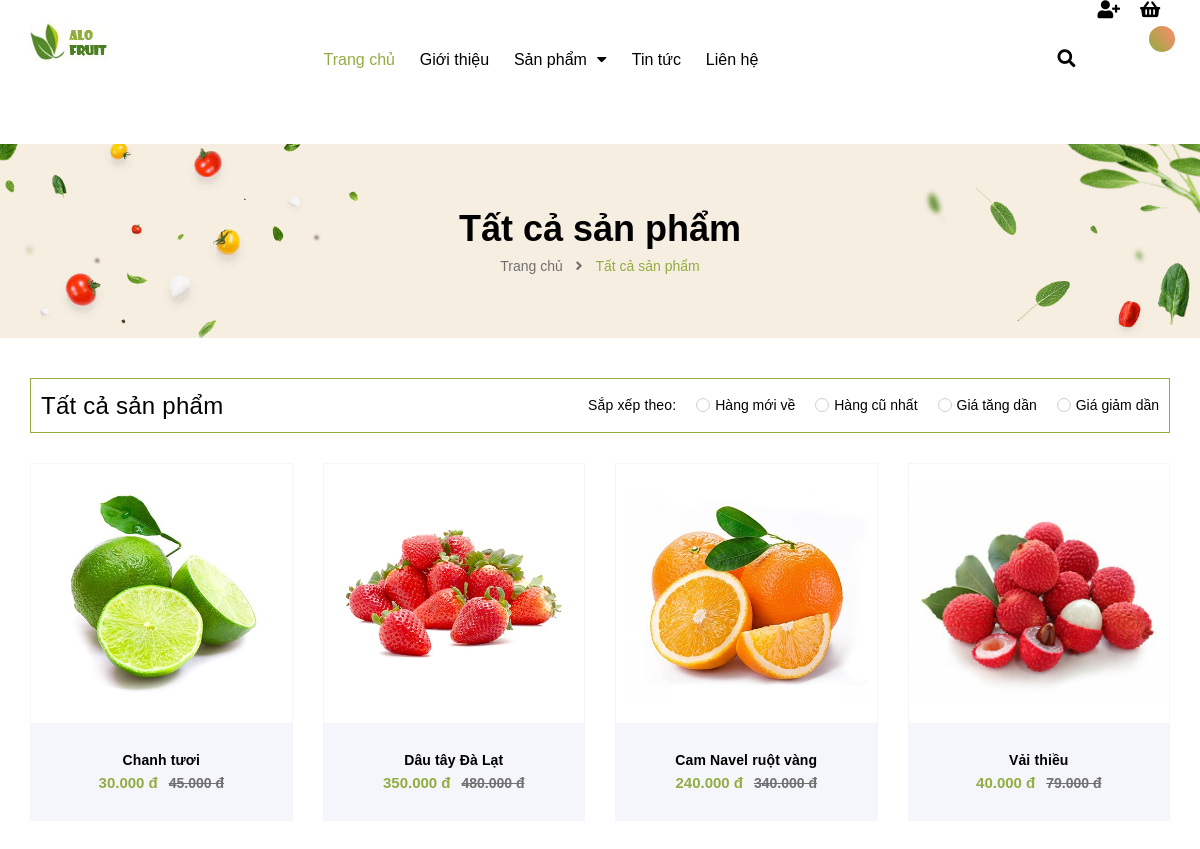
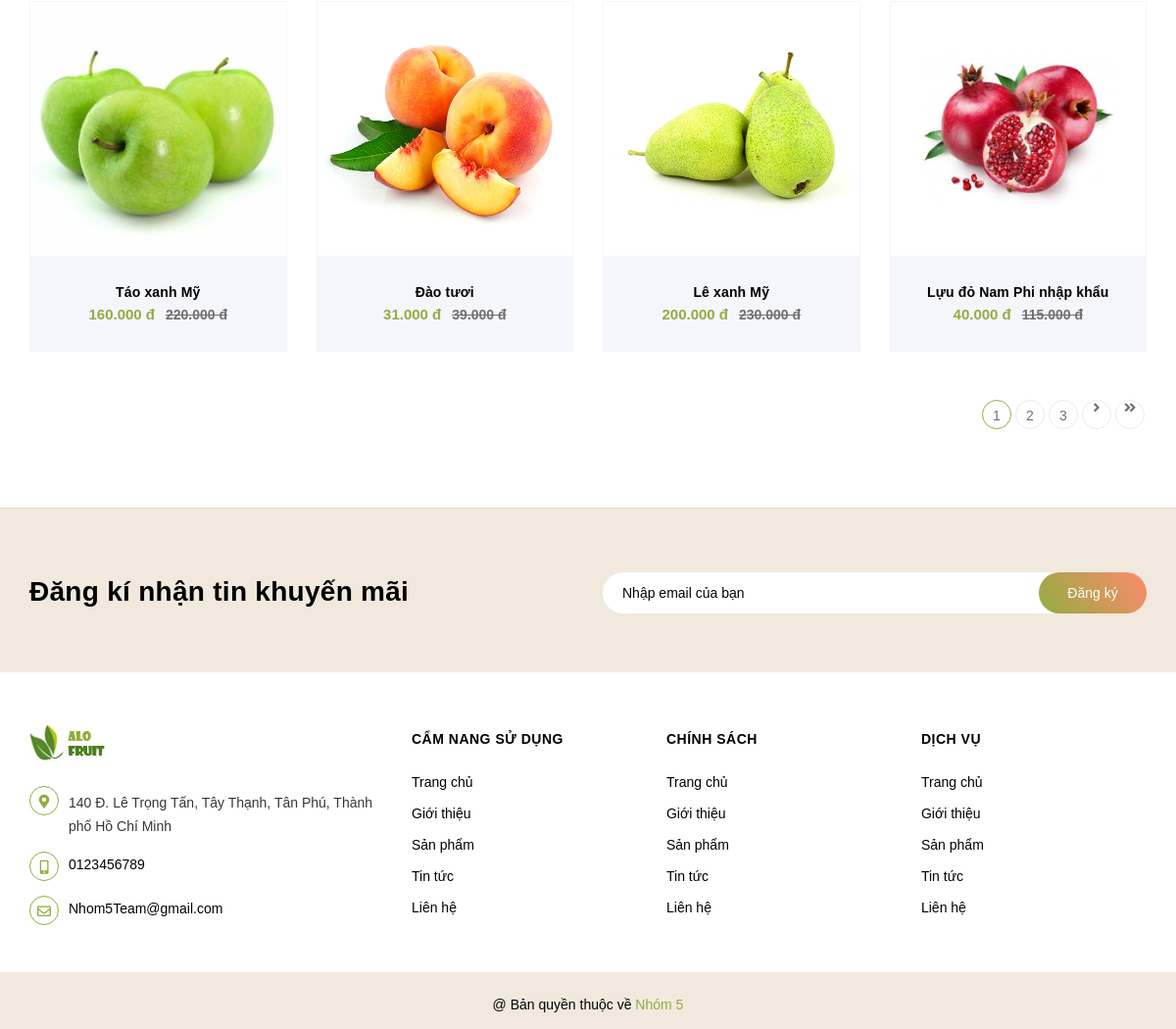
The page /DSSanPham/ on the database its author committed (2 pictures, top to bottom).
### Home/models.py (models this page shows, shortened)
class SanPham(models.Model):
    MaSP = models.AutoField(primary_key=True)
    TenSP = models.CharField(max_length=255)
    NguonGoc = models.TextField()
    MoTa = models.TextField()
    GiaCu = models.DecimalField(max_digits=10, decimal_places=2)
    GiaMoi = models.DecimalField(max_digits=10, decimal_places=2)
    Anh = models.ImageField(upload_to='')
    Anh1 = models.ImageField(upload_to='')
    NgayNhap = models.DateField()
    MaLoai = models.ForeignKey('LoaiSanPham', on_delete=models.CASCADE)

### Home/views.py (the view)
# urls.py: path('DSSanPham/', views.DSSanPham, name='SanPham'),
def DSSanPham(request):
    keyword = request.POST.get("keyword", "")
    sort = request.GET.get('sort', '')
    if keyword:
        product_list = SanPham.objects.filter(TenSP__icontains=keyword)
        ten_loai = "Tìm kiếm cho " + keyword
        ma_loai = None
    else:
        ma_loai = request.GET.get('loai')
        if ma_loai:
            loai_sp = LoaiSanPham.objects.get(MaLoaiSP=ma_loai)
            product_list = SanPham.objects.filter(MaLoai=ma_loai)
            ten_loai = loai_sp.TenLoaiSP
        else:
            product_list = SanPham.objects.all()
            ten_loai = "Tất cả sản phẩm"
    if sort == 'NgayCu':
        product_list = product_list.order_by('-NgayNhap')
        ten_loai = "Hàng cũ nhất"
    elif sort == 'NgayMoi':
        product_list = product_list.order_by('NgayNhap')
        ten_loai = "Hàng mới nhất"
    elif sort == 'GiaTang':
        product_list = product_list.order_by('GiaMoi')
        ten_loai = "Giá tăng dần"
    elif sort == 'GiaGiam':
        product_list = product_list.order_by('-GiaMoi')
        ten_loai = "Giá giảm dần"
    paginator = Paginator(product_list, 8)
    page_number = request.GET.get('page')
    page_obj = paginator.get_page(page_number)
    loai_san_pham_list = LoaiSanPham.objects.all()
    return render(request, 'page/DSSanPham.html', {
        'dsSanPham': page_obj,
        'ten_loai': ten_loai,
        'ma_loai': ma_loai,
        'sort':sort,
        'loai_san_pham_list': loai_san_pham_list,
    })

### Home/templates/page/DSSanPham.html (shortened to what this page needs)
﻿<!DOCTYPE html>
<html lang="en" xmlns="http://www.w3.org/1999/xhtml">
<head>
    {% extends "pages/layout.html" %}
    {% load static %}
    {% block content %}
    <div class="breadcrumb_background margin-bottom-40">
        <div class="title_full">
            <div class="container a-center">
                <p class="title_page">{{ten_loai}}</p>
            </div>
        </div>
        <section class="bread-crumb">
            <div class="container">
                <div class="row">
                    <div class="col-xs-12 a-center">
                        <ul class="breadcrumb">
                            <li class="home">
                                <a href="/"><span>Trang chủ</span></a>
                                <span class="mr_lr">&nbsp;<i class="fa fa-angle-right"></i>&nbsp;</span>
                            </li>
                            <li><strong><span> {{ten_loai}}</span></strong></li>
                        </ul>
                    </div>
                </div>
            </div>
        </section>
    </div>
    <div class="container">
        <div class="row">
            <div class="bg_collection collection_2">
                <div class="main_container col-lg-12 padding-col-left-0">
                    <div class="category-products products f-left w_100">
                        <div class="sortPagiBar">
                            <div class="row">
                                <div class="col-xs-12 col-sm-12 col-md-4 col-lg-3">
                                    <div class="box-heading relative">
                                        <h1 class="title-head margin-top-0">Tất cả sản phẩm</h1>
                                    </div>
                                </div>
                                <div class="col-xs-12 col-sm-12 col-md-8 col-lg-9">
                                    <div class="bg-white sort-cate clearfix">
                                        <div class="sort-cate-left hidden-xs">
                                            <h3>Sắp xếp theo:</h3>
                                            <ul class="sort-options">
                                                <li class="btn-quick-sort position-desc">
                                                    <a href="?sort=NgayMoi"><i></i>Hàng mới về</a>
                                                </li>
                                                <li class="btn-quick-sort position-asc">
                                                    <a href="?sort=NgayCu"><i></i>Hàng cũ nhất</a>
                                                </li>
                                                <li class="btn-quick-sort price-asc">
                                                    <a href="?sort=GiaTang"><i></i>Giá tăng dần</a>
                                                </li>
                                                <li class="btn-quick-sort price-desc">
                                                    <a href="?sort=GiaGiam"><i></i>Giá giảm dần</a>
                                                </li>
                                            </ul>
                                        </div>
                                    </div>
                                </div>
                            </div>
                        </div>
                        <section class="products-view products-view-grid">
                            <div class="row">
                                {% for product in dsSanPham %}
                                <div class="col-xs-6 col-sm-4 col-md-3 col-lg-3">
                                    <div class="product-box-h product-base">
                                        <div class="product-thumbnail">
                                            <a class="image_link display_flex" href="{% url 'UserMember:chiTietSP' product_id=product.MaSP %}" title="{{ product.TenSP }}">
                                                <img class="lazyload" src="{% static product.Anh %}" alt="{{ product.TenSP }}">
                                            </a>
                                        </div>
                                        <div class="product-info a-left">
                                            <h3 class="product-name"><a href="/SanPham/Detail/{{ product.MaSP }}" title="{{ product.TenSP }}">{{ product.TenSP }}</a></h3>
                                            <div class="product-hideoff">
                                                <div class="product-hide">
                                                    <div class="price-box clearfix">
                                                        <div class="special-price">
                                                            <span class="price product-price format-price">{{ product.GiaMoi|floatformat }} đ</span>
                                                        </div>
                                                        <div class="old-price">
                                                            <span class="price product-price-old format-price">{{ product.GiaCu|floatformat }} đ</span>
                                                        </div>
                                                    </div>
                                                </div>
                                            </div>
                                        </div>
                                    </div>
                                </div>
                                {% endfor %}
                            </div>
                            <div class="text-right">
                                <nav class="clearfix nav_pagi f-left w_100">
                                    <ul class="pagination clearfix">
                                        {% for page_num in dsSanPham.paginator.page_range %}
                                        {% if dsSanPham.number == page_num %}
                                        <li class="page-item active"><a class="page-link" href="#">{{ page_num }}</a></li>
                                        {% elif page_num > dsSanPham.number|add:'-3' and page_num < dsSanPham.number|add:'3' %}
                                        <li class="page-item"><a class="page-link" href="?{% if ma_loai %}loai={{ ma_loai }}&{% elif sort %}sort={{ sort }}&{% endif %}page={{ page_num }}">{{ page_num }}</a></li>
                                        {% endif %}
                                        {% endfor %}
                                        {% if dsSanPham.has_next %}
                                        <li class="page-item"><a class="page-link" href="?page={{ dsSanPham.next_page_number }}"><i class="fas fa-angle-right"></i></a></li>
                                        <li class="page-item"><a class="page-link" href="?page={{ dsSanPham.paginator.num_pages }}"><i class="fas fa-angle-double-right"></i></a></li>
                                        {% else %}
                                        <li class="page-item disabled"><a class="page-link" href="#"><i class="fas fa-angle-right"></i></a></li>
                                        {% endif %}
                                    </ul>
                                </nav>
                            </div>
                        </section>
                    </div>
                </div>
            </div>
        </div>
    </div>
    {% endblock %}

### rows shown on the page
SanPham: Anh (picture), TenSP "Chanh tươi"
SanPham: Anh (picture), TenSP "Dâu tây Đà Lạt"
SanPham: Anh (picture), TenSP "Cam Navel ruột vàng"
SanPham: Anh (picture), TenSP "Vải thiều"
SanPham: Anh (picture), TenSP "Táo xanh Mỹ"
SanPham: Anh (picture), TenSP "Đào tươi"
SanPham: Anh (picture), TenSP "Lê xanh Mỹ"
SanPham: Anh (picture), TenSP "Lựu đỏ Nam Phi nhập khẩu"

### other values the page prints
{{ ten_loai }} "Tất cả sản phẩm"
{{ page_num }} "1"
{{ page_num }} "2" "3"
